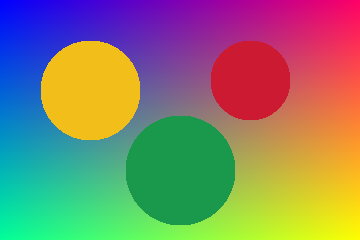
#> input picture images/sample.png, 360 x 240 px
$ python main.py --image images/sample.png
#> lines starting #> are read from the running program, lines starting #| are printed output that depends on the picture; long printed decimals are rounded
### utils.py
"""
utils.py  --  KARTHIK K R: image <-> matrix pipeline (everyone imports this file)

Conventions (do not change without telling the team):
  * An image is a float64 NumPy array of shape (H, W, 3), values in [0, 1].
  * A filter is a 3x3 matrix A that acts on a COLUMN vector [R, G, B]^T:
        new_pixel = A @ old_pixel
    so "apply A first, then B" is the single matrix  B @ A.
"""
import os
import numpy as np
from PIL import Image


# ----------------------------------------------------------------------
# Core pipeline
# ----------------------------------------------------------------------
def load_image(path):
    """Read an image file -> float array (H, W, 3) in [0, 1].

    Concept: a colour image IS a matrix of numbers. Each pixel holds an
    RGB vector; we scale 0-255 down to 0-1 so we can do real arithmetic.
    """
    img = Image.open(path).convert("RGB")           # force 3 channels
    return np.asarray(img, dtype=np.float64) / 255.0


def apply_filter(img, A, clip=True):
    """Apply a 3x3 colour filter A to every pixel of img.

    Concept: stack all H*W pixels as columns of one 3 x (H*W) matrix P.
    Then ONE matrix product  A @ P  filters every pixel at once, and we
    reshape the result back into an image.

    clip=True  -> clamp to [0, 1] so the result is a valid image
    clip=False -> keep raw values (needed to test exact inverses)
    """
    A = np.asarray(A, dtype=np.float64)
    if A.shape != (3, 3):
        raise ValueError(f"Filter must be 3x3, got {A.shape}")
    if img.ndim != 3 or img.shape[2] != 3:
        raise ValueError(f"Image must be (H, W, 3), got {img.shape}")

    h, w, _ = img.shape
    pixels = img.reshape(-1, 3).T          # 3 x (H*W): one column per pixel
    new_pixels = A @ pixels                # the linear transformation
    out = new_pixels.T.reshape(h, w, 3)    # back to image shape
    return np.clip(out, 0.0, 1.0) if clip else out


def save_image(img, path):
    """Save a float (H, W, 3) image in [0, 1] as an 8-bit file. Creates folders."""
    folder = os.path.dirname(path)
    if folder:
        os.makedirs(folder, exist_ok=True)
    arr = np.rint(np.clip(img, 0.0, 1.0) * 255).astype(np.uint8)
    Image.fromarray(arr).save(path)


# ----------------------------------------------------------------------
# Shared helpers (used by Persons 2, 3, 4)
# ----------------------------------------------------------------------
def error_between(a, b):
    """Return (MSE, max absolute error) between two images."""
    d = np.asarray(a, dtype=np.float64) - np.asarray(b, dtype=np.float64)
    return float(np.mean(d ** 2)), float(np.max(np.abs(d)))


def image_info(img):
    """Short text summary of an image array."""
    h, w, c = img.shape
    return (f"shape = {h} x {w} x {c}  ({h * w:,} pixels), "
            f"dtype = {img.dtype}, range = [{img.min():.3f}, {img.max():.3f}]")


def banner(stage, concept, purpose):
    """Print a stage header in the Concept -> Purpose -> Outcome viva format."""
    line = "=" * 72
    print(f"\n{line}\n{stage}\n  Concept : {concept}\n  Purpose : {purpose}\n{line}")


# [12 lines left out: function make_sample_image, not called in this run]


def show_side_by_side(images, titles, save_to=None, show=False):
    """Save (save_to) and/or display (show=True) several images in one row.

    show defaults to False so scripts never stop at a pop-up window;
    the Colab notebook passes show=True to display inline."""
    import matplotlib.pyplot as plt
    fig, axes = plt.subplots(1, len(images), figsize=(4 * len(images), 4))
    axes = np.atleast_1d(axes)
    for ax, im, t in zip(axes, images, titles):
        ax.imshow(np.clip(im, 0, 1))
        ax.set_title(t, fontsize=10)
        ax.axis("off")
    plt.tight_layout()
    if save_to:
        os.makedirs(os.path.dirname(save_to) or ".", exist_ok=True)
        fig.savefig(save_to, dpi=120)
    if show:
        plt.show()
    plt.close(fig)

### filters.py
"""
filters.py -- PERSON 2
Filter matrices, filtered image saving, and composition test.
Keeps run(img, out_dir) -> dict for main.py and inverse.py.
"""

import numpy as np
from utils import (
    apply_filter,
    save_image,
    error_between,
    show_side_by_side,
)

# Luminance weights (ITU-R BT.601): how bright each colour looks to the human eye.
LUMA = np.array([0.299, 0.587, 0.114])


def saturation_matrix(s=1.5):
    """3x3 matrix that changes colour saturation.

    Saturation moves each pixel away from (or toward) its own gray value:
        new = gray + s * (pixel - gray)
    and gray = L @ pixel (L = the grayscale matrix), so
        S = s*I + (1 - s)*L        <- a plain 3x3 matrix!

    s = 0 -> grayscale (singular), s = 1 -> identity, s > 1 -> more vivid.
    Its inverse is the same formula with 1/s (for s != 0).
    FIX: this used to be a separate function outside FILTERS, which broke
    inverse.py (KeyError 'saturate'). Saturation IS a matrix, so it belongs here.
    """
    L = np.tile(LUMA, (3, 1))
    return s * np.eye(3) + (1.0 - s) * L


# All filters act on column RGB vectors: new_pixel = A @ old_pixel
FILTERS = {
    "identity": np.eye(3),

    # Every row is the same, so R, G and B all become the same gray value.
    "grayscale": np.tile(LUMA, (3, 1)),

    "sepia": np.array([
        [0.393, 0.769, 0.189],
        [0.349, 0.686, 0.168],
        [0.272, 0.534, 0.131],
    ]),

    "swap_rb": np.array([
        [0, 0, 1],
        [0, 1, 0],
        [1, 0, 0],
    ], dtype=float),

    # Saturation boost (s = 1.5), written as a matrix.
    "saturate": saturation_matrix(1.5),

    "mix": np.array([
        [0.70, 0.15, 0.15],
        [0.15, 0.70, 0.15],
        [0.15, 0.15, 0.70],
    ]),

    # Brightness scaling: increase all RGB channels by 10%
    "brightness": 1.10 * np.eye(3),
}


def run(img, out_dir):
    """Apply and save each filter, then test matrix composition."""

    results = {}

    # Part 1: Apply each individual filter
    print("\nApplying individual filters:")

    for name, A in FILTERS.items():
        out = apply_filter(img, A, clip=True)
        save_image(out, f"{out_dir}/filtered_{name}.png")
        results[name] = out
        print(f"  Saved filtered_{name}.png")

    print(f"Applied {len(results)} filters: {', '.join(results)}")

    # Part 2: Composition test
    # A = red/blue swap; B = sepia
    A = FILTERS["swap_rb"]
    B = FILTERS["sepia"]

    print("\nMATRIX COMPOSITION TEST")
    print("A = swap red and blue")
    print("B = sepia tone")

    # Apply A first, then B. No intermediate clipping.
    after_A = apply_filter(img, A, clip=False)
    sequential = apply_filter(after_A, B, clip=False)

    # Applying B @ A once must produce the same result.
    BA = B @ A
    combined = apply_filter(img, BA, clip=False)

    # Reverse order: A @ B
    AB = A @ B
    reversed_order = apply_filter(img, AB, clip=False)

    # Compare numerical results before clipping or saving.
    mse_match, max_match = error_between(sequential, combined)
    mse_reverse, max_reverse = error_between(
        sequential, reversed_order
    )

    print("\nProduct B @ A (A first, then B):")
    print(BA)

    print("\nProduct A @ B (B first, then A):")
    print(AB)

    print("\nSequential vs B @ A:")
    print(f"  Mean squared error = {mse_match:.12g}")
    print(f"  Maximum absolute error = {max_match:.12g}")

    print("\nSequential vs A @ B:")
    print(f"  Mean squared error = {mse_reverse:.12g}")
    print(f"  Maximum absolute error = {max_reverse:.12g}")

    assert np.allclose(sequential, combined), (
        "Composition test failed: sequential != B @ A"
    )

    assert not np.allclose(sequential, reversed_order), (
        "Choose matrices that do not commute."
    )

    print("\nPASS: Applying A then B equals applying B @ A.")
    print("PASS: Reversing the matrix order changes the result.")

    # Save all three composition images.
    save_image(
        sequential,
        f"{out_dir}/composition_A_then_B.png",
    )
    save_image(
        combined,
        f"{out_dir}/composition_BA_once.png",
    )
    save_image(
        reversed_order,
        f"{out_dir}/composition_AB_once.png",
    )

    # Side-by-side visual comparison.
    show_side_by_side(
        [sequential, combined, reversed_order],
        ["A then B", "B @ A once", "A @ B once"],
        save_to=f"{out_dir}/composition_comparison.png",
        show=False,  # FIX: plt.show() blocks main.py until the window is closed
    )

    print(f"\nComposition images saved in {out_dir}/")
    return results

### inverse.py
"""
inverse.py -- PERSON 3
Matrix inverses, determinant/rank/condition analysis, image recovery,
a hand-coded 3x3 cofactor inverse, and inverse-of-product verification.

Keeps the required interface: run(img, out_dir, filtered=None)

Changes made during Person 1's review are marked with "# FIX".
"""

import os
import numpy as np
from utils import apply_filter, save_image, error_between, show_side_by_side
from filters import FILTERS


def inverse_3x3_by_hand(A, tol=1e-12):
    """Compute a 3x3 inverse using the determinant/cofactor/adjugate formula."""
    A = np.asarray(A, dtype=np.float64)
    if A.shape != (3, 3):
        raise ValueError(f"Expected a 3x3 matrix, got {A.shape}")

    a, b, c = A[0]
    d, e, f = A[1]
    g, h, i = A[2]

    # Cofactor matrix.
    C = np.array([
        [e * i - f * h, -(d * i - f * g), d * h - e * g],
        [-(b * i - c * h), a * i - c * g, -(a * h - b * g)],
        [b * f - c * e, -(a * f - c * d), a * e - b * d],
    ], dtype=np.float64)

    det = float(a * C[0, 0] + b * C[0, 1] + c * C[0, 2])
    if abs(det) <= tol:
        raise np.linalg.LinAlgError("Matrix is singular; inverse does not exist.")

    # A^-1 = transpose(cofactor matrix) / determinant.
    return C.T / det


def to_8bit(img):
    """Simulate saving an image as a normal 8-bit file and loading it back:
    clip to [0, 1], then round to the nearest of 256 levels."""
    return np.rint(np.clip(img, 0.0, 1.0) * 255.0) / 255.0


def run(img, out_dir, filtered=None):
    """Analyze filter matrices and test recovery/composition."""
    os.makedirs(out_dir, exist_ok=True)
    print("\nPERSON 3: MATRIX INVERSION AND IMAGE RECOVERY")

    print("\n1) Determinant, rank, condition number, and inverse")
    inverses = {}
    conds = {}
    for name, A in FILTERS.items():
        det = float(np.linalg.det(A))
        rank = int(np.linalg.matrix_rank(A))
        cond = float(np.linalg.cond(A))
        print(f"\n{name}:")
        print("  Matrix:\n", A)
        print(f"  determinant = {det:.6g}")
        print(f"  rank = {rank}")
        # FIX: a singular matrix has an infinite condition number; NumPy's
        # huge number (e.g. 6e49) is just rounding noise and confuses people.
        if rank < 3:
            print("  condition number = infinite (singular matrix)")
        else:
            print(f"  condition number = {cond:.6g}")

        if rank == 3 and np.isfinite(cond):
            inv_np = np.linalg.inv(A)
            inverses[name] = inv_np
            conds[name] = cond
            print("  inverse (NumPy):\n", np.array2string(inv_np, precision=6))
        else:
            print("  No inverse: this matrix is singular (information is lost).")

    hand_name = "mix"
    hand_inv = inverse_3x3_by_hand(FILTERS[hand_name])
    np_inv = np.linalg.inv(FILTERS[hand_name])
    print(f"\n2) Hand-calculated cofactor inverse for '{hand_name}':")
    print(hand_inv)
    print("Hand inverse matches NumPy:",
          bool(np.allclose(hand_inv, np_inv, rtol=1e-8, atol=1e-8)))
    assert np.allclose(hand_inv, np_inv, rtol=1e-8, atol=1e-8)

    print("\n3) Image recovery, exact case (no clipping, no rounding)")
    for name, A in FILTERS.items():
        if name not in inverses:
            print(f"  {name}: skipped - singular matrix cannot recover original RGB.")
            continue
        transformed_raw = apply_filter(img, A, clip=False)
        recovered = apply_filter(transformed_raw, inverses[name], clip=False)
        mse, max_err = error_between(img, recovered)
        print(f"  {name}: MSE={mse:.3g}, max abs error={max_err:.3g}")
    print("  -> Every invertible filter is undone perfectly (errors are ~1e-12 or less).")

    print("\n4) Image recovery, realistic case (filtered image clipped to [0,1] "
          "and saved as 8-bit)")
    print(f"  {'filter':<11}{'cond':>11}{'MSE':>14}{'max abs err':>14}")
    recovery_errors = {}
    recovered_imgs = {}
    for name, A in FILTERS.items():
        if name not in inverses:
            continue
        if filtered is not None and name in filtered:
            saved = filtered[name]                 # already clipped by filters.run
        else:
            saved = apply_filter(img, A, clip=True)
        recovered = apply_filter(to_8bit(saved), inverses[name], clip=False)
        mse, max_err = error_between(img, recovered)
        recovery_errors[name] = (mse, max_err)
        recovered_imgs[name] = recovered
        print(f"  {name:<11}{conds[name]:>11.4g}{mse:>14.4g}{max_err:>14.4g}")
        save_image(recovered, os.path.join(out_dir, f"recovered_{name}.png"))

    print("  Why the errors differ:")
    print("   - swap_rb / identity only move numbers around, so nothing is lost.")
    print("   - saturate / brightness push some values outside [0, 1], which")
    print("     clipping cuts off; that information cannot come back.")
    print("   - sepia has a huge condition number, so even tiny rounding and")
    print("     clipping errors are blown up by A^-1: the recovery is garbage.")

    # Side-by-side figure for the report: original + every recovered image.
    names = [n for n in recovered_imgs if n != "identity"]
    show_side_by_side(
        [img] + [recovered_imgs[n] for n in names],
        ["original"] + [f"recovered ({n})" for n in names],
        save_to=os.path.join(out_dir, "recovery_comparison.png"),
        show=False,
    )

    gray = FILTERS.get("grayscale")
    if gray is not None:
        print("\n5) Singular grayscale case")
        print(f"  determinant = {np.linalg.det(gray):.6g}")
        print(f"  rank = {np.linalg.matrix_rank(gray)}")
        # FIX: a concrete example makes "information is lost" visible.
        c1 = np.array([0.9, 0.3, 0.3])   # a reddish colour
        c2 = np.array([0.3, 0.9, 0.3])   # a greenish colour
        print(f"  Two different colours: {c1} and {c2}")
        print(f"  grayscale({c1}) = {gray @ c1}")
        print(f"  grayscale({c2}) = {gray @ c2}")
        print("  Same output for different inputs, so no inverse can tell them apart.")

    print("\n6) Inverse of a product: (B @ A)^-1 = A^-1 @ B^-1")
    A = FILTERS["swap_rb"]
    B = FILTERS["saturate"]
    BA = B @ A
    left = np.linalg.inv(BA)
    right = np.linalg.inv(A) @ np.linalg.inv(B)
    print("(B @ A)^-1:\n", left)
    print("A^-1 @ B^-1:\n", right)
    print("Product inverse identity PASS:", bool(np.allclose(left, right)))
    assert np.allclose(left, right)

    print("\nPERSON 3 COMPLETE: inversion, recovery, singularity, and composition checks passed.")
    return {
        "inverses": inverses,
        "recovery_errors": recovery_errors,
        "hand_inverse": hand_inv,
    }

### main.py
"""
main.py  --  Karthik K R: runs the whole project and saves everything to output/

Usage:   python main.py                       (uses images/photo.jpg)
         python main.py --image my_pic.jpg --out output
"""
import argparse
import os
import numpy as np

import utils
import filters
import inverse
from utils import banner


# Filters that other modules look up by name (inverse.py needs these).
REQUIRED_FILTERS = ["grayscale", "sepia", "swap_rb", "saturate", "mix"]


def check_filter_contract():
    """Stop early, with a clear message, if filters.py breaks the team contract."""
    missing = [n for n in REQUIRED_FILTERS if n not in filters.FILTERS]
    if missing:
        raise SystemExit(f"filters.FILTERS is missing {missing}; inverse.py needs them.")
    for name, A in filters.FILTERS.items():
        if np.shape(A) != (3, 3):
            raise SystemExit(f"Filter '{name}' must be a 3x3 matrix, got shape {np.shape(A)}")
    print("Filter contract (3x3 matrices, required names present) ..... PASS")


def stage1_load(path):
    banner("STAGE 1: Real-world data -> matrix representation",
           "An image is an H x W x 3 array; each pixel is an RGB vector",
           "Turn raw pixels into numbers a matrix can act on")
    img = utils.load_image(path)
    print("Loaded:", path)
    print("Image:", utils.image_info(img))
    pixels = img.reshape(-1, 3).T
    print(f"Pixel matrix P has shape {pixels.shape}  (3 rows = R,G,B ; one column per pixel)")
    print("First 3 pixel columns (RGB, 0-1):\n", np.round(pixels[:, :3], 3))
    return img


def stage2_selftest(img):
    banner("STAGE 2: Pipeline self-test (linear transformation A @ P)",
           "A 3x3 matrix acts on every pixel's RGB vector",
           "Prove the vectorised apply_filter() is correct before anyone relies on it")
    # Test 1: identity filter must return the image unchanged
    same = utils.apply_filter(img, np.eye(3))
    assert np.allclose(same, img), "Identity filter changed the image!"
    print("Identity matrix leaves the image unchanged ............ PASS")

    # Test 2: vectorised result == slow pixel-by-pixel loop
    A = filters.FILTERS["sepia"]
    crop = img[:20, :20]
    fast = utils.apply_filter(crop, A, clip=False)
    slow = np.zeros_like(crop)
    for i in range(crop.shape[0]):
        for j in range(crop.shape[1]):
            slow[i, j] = A @ crop[i, j]
    assert np.allclose(fast, slow)
    print("Vectorised filter == per-pixel loop (20x20 crop) ...... PASS")

    # Test 3: save/load round trip (only 8-bit rounding error allowed)
    utils.save_image(img, "output/_roundtrip.png")
    back = utils.load_image("output/_roundtrip.png")
    mse, mx = utils.error_between(img, back)
    assert mx <= 0.5 / 255 + 1e-9
    print(f"Save -> load round trip (max error {mx:.4f}) ........... PASS")
    os.remove("output/_roundtrip.png")
    check_filter_contract()


def main():
    ap = argparse.ArgumentParser()
    ap.add_argument("--image", default="images/photo.jpg")
    ap.add_argument("--out", default="output")
    args = ap.parse_args()

    if not os.path.exists(args.image):
        fallback = "images/sample.png"
        print(f"[!] {args.image} not found -> using synthetic {fallback}. "
              f"Put a REAL photo at {args.image} for the final run.")
        args.image = utils.make_sample_image(fallback)

    os.makedirs(args.out, exist_ok=True)
    img = stage1_load(args.image)
#> in load_image, img is the input picture: PIL image 360x240 RGB; mean R, G, B 133.7, 129.2, 107.1
#| Image: shape = 240 x 360 x 3  (86,400 pixels), dtype = float64, range = [0.000, 1.000]
#| Pixel matrix P has shape (3, 86400)  (3 rows = R,G,B ; one column per pixel)
#| First 3 pixel columns (RGB, 0-1):
#|  [[0.    0.004 0.004]
#|  [0.    0.    0.   ]
#|  [1.    1.    0.996]]
    utils.save_image(img, f"{args.out}/original.png")
    stage2_selftest(img)
#> in apply_filter, `A = np.asarray(A, dtype=np.float64)`: A = [[1, 0, 0], [0, 1, 0], [0, 0, 1]]
#> in stage2_selftest, `mse, mx = utils.error_between(img, back)`: mse = 0
#> (printed output is left out)

    banner("STAGE 3: Filters and matrix multiplication (Person 2)",
           "Filter = 3x3 matrix; composition = matrix product",
           "Create colour effects; show B@A applies A then B")
    filtered = filters.run(img, args.out)
#> after the loop in run, `for name, A in FILTERS.items():`:
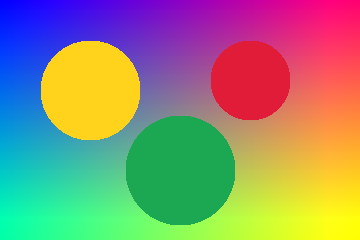
#> out: shape (240, 360, 3) float64; mean of channels 0, 1, 2 0.569, 0.553, 0.461; drawn as R, G, B
#> after the loop in run, `for name, A in FILTERS.items():`: results = 7 items
#| Applied 7 filters: identity, grayscale, sepia, swap_rb, saturate, mix, brightness
#> in apply_filter (call 13), `out = new_pixels.T.reshape(h, w, 3)`:
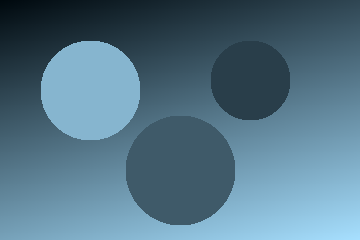
#> out: shape (240, 360, 3) float64; mean of channels 0, 1, 2 0.468, 0.601, 0.675; drawn with min black and max white
#> in error_between (call 2), `d = np.asarray(a, dtype=np.float64) - np.asarray(b, dtype=np.float64)`:
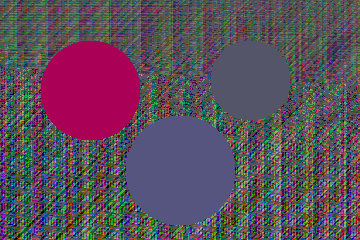
#> d: shape (240, 360, 3) float64; mean of channels 0, 1, 2 9.6e-18, -1.03e-17, 9.64e-18; drawn with min black and max white
#> in run, `mse_match, max_match = error_between(sequential, combined)`: mse_match = 2.82e-33; max_match = 2.22e-16
#> in error_between (call 3), `d = np.asarray(a, dtype=np.float64) - np.asarray(b, dtype=np.float64)`:
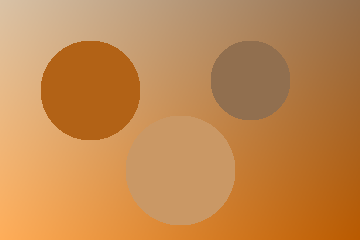
#> d: shape (240, 360, 3) float64; mean of channels 0, 1, 2 0.186, -0.0189, -0.222; drawn with min black and max white
#> in run, `mse_reverse, max_reverse = error_between( sequential, reversed_order )`: mse_reverse = 0.0392; max_reverse = 0.495
#|   Mean squared error = 2.82179349628e-33
#|   Maximum absolute error = 2.22044604925e-16
#|   Mean squared error = 0.03917
#|   Maximum absolute error = 0.4947
#> in save_image (call 10), `arr = np.rint(np.clip(img, 0.0, 1.0) * 255).astype(np.uint8)`:
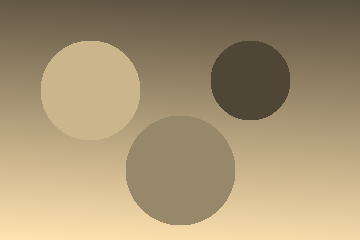
#> arr: shape (240, 360, 3); mean of channels 0, 1, 2 166.7, 148.5, 115.6; drawn as R, G, B
#> in save_image (call 12), `arr = np.rint(np.clip(img, 0.0, 1.0) * 255).astype(np.uint8)`:
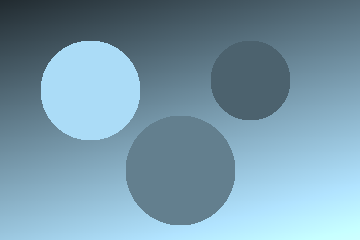
#> arr: shape (240, 360, 3); mean of channels 0, 1, 2 119.4, 153.3, 171.2; drawn as R, G, B
#> the loop in show_side_by_side, `for ax, im, t in zip(axes, images, titles):` made 3 passes
#> t on passes 1 to 3: 'A then B', 'B @ A once', 'A @ B once'
#> in show_side_by_side, `fig.savefig(save_to, dpi=120)`:
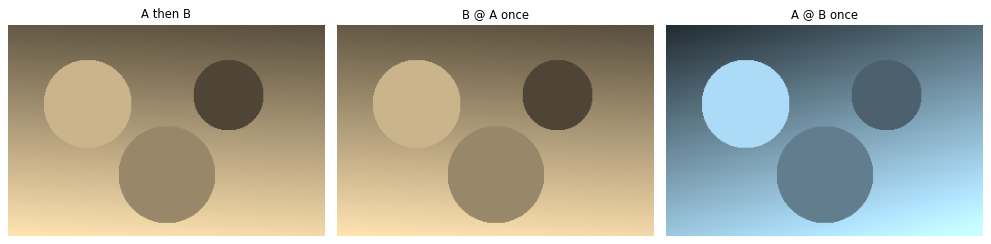
#> figure drawn by matplotlib, 3 panels
#> filtered = 7 items

    banner("STAGE 4: Inverse, determinant, rank, conditioning (Person 3)",
           "A^-1 undoes A only if det(A) != 0 (rank 3)",
           "Recover originals; show which filters lose information")
    inverse.run(img, args.out, filtered)
#> (the rest of the program and of its run is left out)
